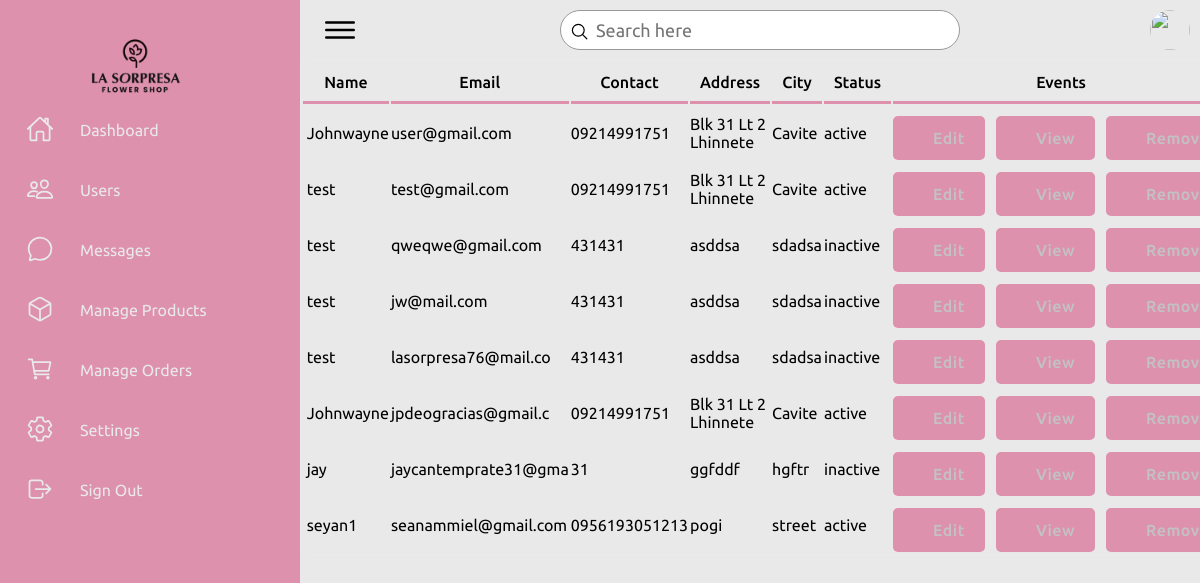
Page /admin/users.php on the earlier database version.
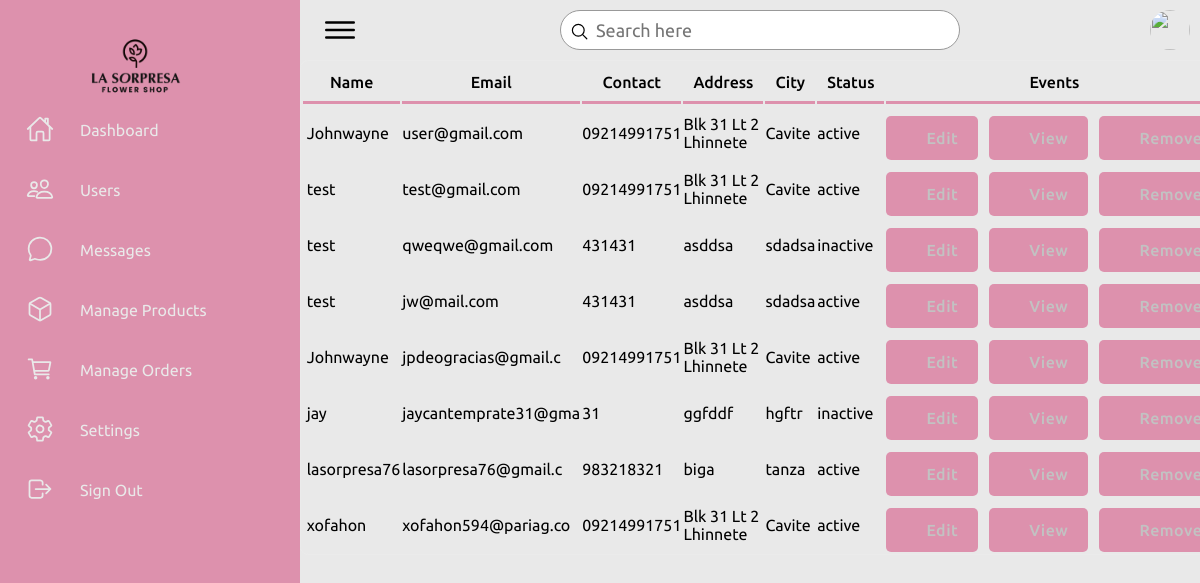
Same page on the later database version.
### tables this page shows
CREATE TABLE `customer` (
  `cust_id` int(11) NOT NULL,
  `cust_name` varchar(255) NOT NULL,
  `cust_email` varchar(255) NOT NULL,
  `cust_phone` varchar(15) NOT NULL,
  `cust_address` text NOT NULL,
  `cust_city` varchar(255) NOT NULL,
  `cust_zip` varchar(10) NOT NULL,
  `cust_s_name` varchar(255) DEFAULT NULL,
  `cust_s_phone` varchar(15) DEFAULT NULL,
  `cust_s_address` text DEFAULT NULL,
  `cust_s_city` varchar(255) DEFAULT NULL,
  `cust_s_zip` varchar(10) DEFAULT NULL,
  `cust_password` varchar(255) NOT NULL,
  `cust_datetime` datetime DEFAULT current_timestamp(),
  `cust_timestamp` timestamp NOT NULL DEFAULT current_timestamp() ON UPDATE current_timestamp(),
  `cust_status` enum('active','inactive','suspended') DEFAULT 'active'
);

### admin/users.php (the view, shortened to what the changed rows need)
<?php
include '../config.php';
$sql = "SELECT * FROM customer";
?>
<!DOCTYPE html>
<html lang="en">
<head>
    <link rel="stylesheet" href="../css/style.css">
    <link rel="stylesheet" href="https://cdnjs.cloudflare.com/ajax/libs/animate.css/4.1.1/animate.min.css"/>
    <link rel="stylesheet" href="https://cdnjs.cloudflare.com/ajax/libs/font-awesome/6.5.2/css/all.min.css">
    <link rel="stylesheet" href="../css/animations.css">
    <link rel="stylesheet" href="../css/admin1.css">
    <link rel="stylesheet" href="../css/admin2.css">
</head>
<body>
    <div class="container">
        <div class="main">
            <tr>
                <td colspan="4">
                    <div class="abc scroll">
                        <table width="93%" class="sub-table scrolldown" border="0">
                            <thead>
                                <tr>
                                    <th class="table-headin">
                                        Name
                                    </th>
                                    <th class="table-headin">
                                        Email
                                    </th>
                                    <th class="table-headin">
                                        Contact
                                    </th>
                                    <th class="table-headin">
                                        Address
                                    </th>
                                    <th class="table-headin">
                                        City
                                    </th>
                                    <th class="table-headin">
                                        Status
                                    </th>
                                    <th class="table-headin">
                                        Events
                                    </th>
                            </thead>
                            <tbody>
                                <?php
                                $result = mysqli_query($conn, $sql);
                                if ($result->num_rows == 0) {
                                    echo '<tr>
                                    <td colspan="4">
                                    <br><br><br><br>
                                    <center>
                                    <br>
                                    <p class="heading-main12" style="margin-left: 45px;font-size:20px;color:rgb(49, 49, 49)">We  couldnt find anything related to your keywords !</p>
                                    <a class="non-style-link" href="users.php"><button  class="login-btn btn-primary-soft btn"  style="display: flex;justify-content: center;align-items: center;margin-left:20px;">&nbsp;  &nbsp;</font></button>
                                    </a>
                                    </center>
                                    <br><br><br><br>
                                    </td>
                                    </tr>';
                                } else {
                                    for ($x = 0; $x < $result->num_rows; $x++) {
                                        $row = $result->fetch_assoc();
                                        $cust_id = $row["cust_id"];
                                        $cust_name = $row["cust_name"];
                                        $cust_email = $row["cust_email"];
                                        $cust_phone = $row["cust_phone"];
                                        $cust_address = $row["cust_address"];
                                        $cust_city = $row["cust_city"];
                                        $cust_status = $row["cust_status"];
                                        echo '<tr>
                                        <td> &nbsp;' .
                                            substr($cust_name, 0, 30)
                                            . '</td>
                                        <td>
                                        ' . substr($cust_email, 0, 20) . '
                                        </td>
                                        <td>
                                        ' . substr($cust_phone, 0, 20) . '
                                        </td>
                                        <td>
                                        ' . substr($cust_address, 0, 20) . '
                                        </td>
                                        <td>
                                        ' . substr($cust_city, 0, 20) . '
                                        </td>
                                        <td>
                                        ' . substr($cust_status, 0, 20) . '
                                        </td>
                                        <td>
                                        <div style="display:flex;justify-content: center;">
                                        <a href="?action=edit&id=' . $cust_id . '&error=0" class="non-style-link"><button  class="btn-primary-soft btn button-icon btn-edit"  style="padding-left: 40px;padding-top: 12px;padding-bottom: 12px;margin-top: 10px;"><font class="tn-in-text">Edit</font></button></a>
                                        &nbsp;&nbsp;&nbsp;
                                        <a href="?action=view&id=' . $cust_id . '" class="non-style-link"><button  class="btn-primary-soft btn button-icon btn-view"  style="padding-left: 40px;padding-top: 12px;padding-bottom: 12px;margin-top: 10px;"><font class="tn-in-text">View</font></button></a>
                                       &nbsp;&nbsp;&nbsp;
                                       <a href="?action=drop&id=' . $cust_id . '&name=' . $cust_name . '" class="non-style-link"><button  class="btn-primary-soft btn button-icon btn-delete"  style="padding-left: 40px;padding-top: 12px;padding-bottom: 12px;margin-top: 10px;"><font class="tn-in-text">Remove</font></button></a>
                                        </div>
                                        </td>
                                    </tr>';
                                    }
                                }
                                ?>
                            </tbody>
                        </table>
                    </div>
                </td>
            </tr>
        </div>
    </div>
</body>
</html>

Differences in the rows shown:
removed customer: cust_name "test", cust_email "lasorpresa76@mail.co", cust_phone "431431", cust_address "asddsa", cust_city "sdadsa", cust_status "inactive"
changed customer "jw@mail.com": cust_status "inactive" → "active"
changed customer: cust_name "seyan1" → "lasorpresa76"; cust_email "seanammiel@gmail.com" → "lasorpresa76@gmail.c"; cust_phone "0956193051213" → "983218321"; cust_address "pogi" → "biga"; cust_city "street" → "tanza"
added customer: cust_name "xofahon", cust_email "xofahon594@pariag.co", cust_phone "09214991751", cust_address "Blk 31 Lt 2 Lhinnete", cust_city "Cavite", cust_status "active"
